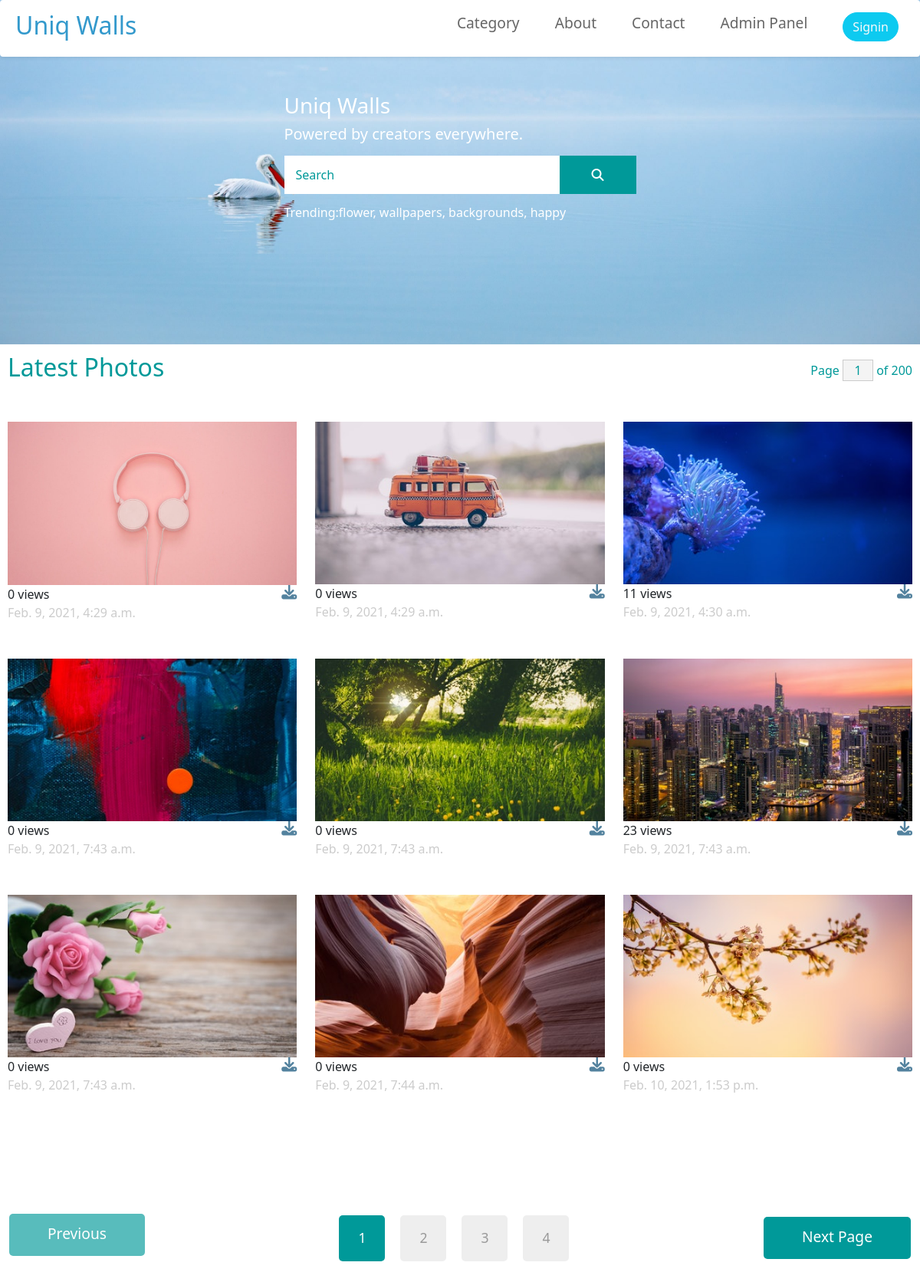
/, run on an earlier commit of the app's database.
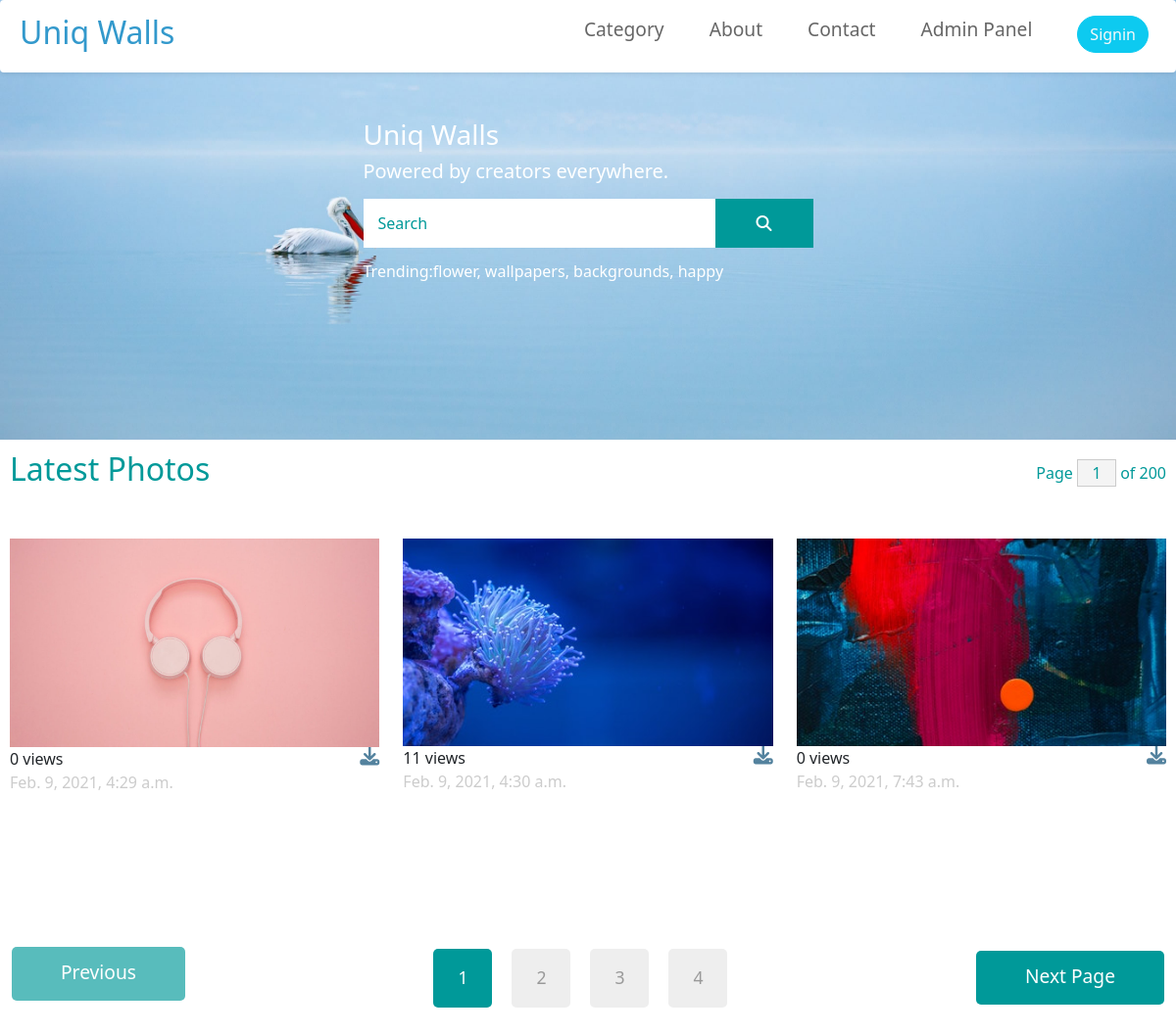
And on a later commit of the database.
### UniqApp/models.py (models this page shows, shortened)
class Image(models.Model):
    image = models.ImageField(upload_to='dynamic_img')
    title = models.CharField(max_length=100)
    category = models.ForeignKey(Category, on_delete=models.CASCADE)
    date = models.DateTimeField(auto_now_add=True)
    view_count = models.PositiveIntegerField(default=0)

### UniqApp/views.py (the view)
# urls.py: path('', HomeView.as_view(), name="home"),
class HomeView(TemplateView):
    template_name = 'index.html'
    def get_context_data(self, **kwargs):
        context = super().get_context_data(**kwargs)
        context["images"] = Image.objects.all()
        return context

### templates/index.html (shortened to what this page needs)
{% extends 'base.html' %}
{% load static %}
{% block photos %}
<div class="tm-hero d-flex justify-content-center align-items-center" id="serch-div" data-parallax="scroll" id="banner">
    <form class="d-flex tm-search-form" id="search-form">
        <input class="form-control tm-search-input" type="search" placeholder="Search" aria-label="Search">
        <button class="btn btn-outline-info tm-search-btn" type="submit">
            <i class="fas fa-search"></i>
        </button>
        <h3 id="uniq-name">Uniq Walls</h3><br>
        <h5 id="motto">Powered by creators everywhere.</h5>
        <p id="trending">Trending:flower, wallpapers, backgrounds, happy</p>
    </form>
</div>
<div class="row mb-4" id="img-div">
    <h2 class="col-6 tm-text-primary">
        Latest Photos
    </h2>
    <div class="col-6 d-flex justify-content-end align-items-center">
        <form action="" class="tm-text-primary">
            Page <input type="text" value="1" size="1" class="tm-input-paging tm-text-primary"> of 200
        </form>
    </div>
</div>
<div class="row tm-mb-90 tm-gallery" id="img-div">
    {% for img in images %}
        <div class="col-xl-4 col-lg-4 col-md-6 col-sm-6 col-12 mb-5">
            <img src="{{ img.image.url }}" alt="Image" class="img-fluid">
            <a href="{% get_media_prefix %}{{ img.image }}" download="{{ img.title }}.jpg">
                <i style="float: right;" class="fas fa-download fa-lg mt-2"></i>
            </a>
            <span>{{ img.view_count }} views</span><br>
            <span class="tm-text-gray-light">{{ img.date }}</span>
        </div>
    {% endfor %}
</div>
<div class="container-fluid tm-container-content tm-mt-60">
        <div class="row tm-mb-90">
            <div class="col-12 d-flex justify-content-between align-items-center tm-paging-col">
                <a href="javascript:void(0);" class="btn btn-primary tm-btn-prev mb-2 disabled">Previous</a>
                <div class="tm-paging d-flex">
                    <a href="javascript:void(0);" class="active tm-paging-link">1</a>
                    <a href="javascript:void(0);" class="tm-paging-link">2</a>
                    <a href="javascript:void(0);" class="tm-paging-link">3</a>
                    <a href="javascript:void(0);" class="tm-paging-link">4</a>
                </div>
                <a href="javascript:void(0);" class="btn btn-primary tm-btn-next">Next Page</a>
            </div>
        </div>
    </div>
{% endblock %}

### templates/base.html (shortened to what this page needs)
<!DOCTYPE html>
{% load static %}
<html lang="en">
<head>
    <link rel="stylesheet" href="{% static 'css/bootstrap.min.css' %}">
    <link rel="stylesheet" href="{% static 'fontawesome/css/all.min.css' %}">
    <link rel="stylesheet" href="{% static 'css/templatemo-style.css' %}">
    <link rel="stylesheet" href="{% static 'https://use.fontawesome.com/releases/v5.7.0/css/all.css' %}">
</head>
<body>
    <nav class="navbar navbar-expand-lg shadow-sm p-2 mb-5 rounded" id="navbar">
        <div class="container-fluid">
            <a class="navbar-brand" href="{% url 'home' %}">
                <h2>Uniq Walls</h2>
            </a>
            <div class="collapse navbar-collapse" id="navbarSupportedContent">
                <ul class="navbar-nav ml-auto mb-2 mb-lg-0">
                    <li class="nav-item">
                        <a class="nav-link nav-link-1" aria-current="page" href="{% url 'category' %}">Category</a>
                    </li>
                    <li class="nav-item">
                        <a class="nav-link nav-link-3" href="{% url 'about' %}">About</a>
                    </li>
                    <li class="nav-item">
                        <a class="nav-link nav-link-4" href="{% url 'contact' %}">Contact</a>
                    </li>
                    <li class="nav-item">
                        <a class="nav-link nav-link-2" href="{% url 'adminpage' %}">Admin Panel</a>
                    </li>
                    {% if user.is_authenticated %}
                    <li class="nav-item">
                        <a class="nav-link nav-link-" href="">Welcom {{user}}!</a>
                    </li>
                    <li class="nav-item">
                        <a class="nav-link nav-link-4" href="{% url 'logout' %}">Logout</a>
                    </li>
                    <li class="nav-item">
                        <a class="nav-link nav-link-4" href="{% url 'accountsprofile' %}"><i class="fas fa-user-circle"></i></a>
                    </li>
                    {% else %}
                    <li class="nav-item">
                        <a class="nav-link nav-link-" href="{% url 'login' %}"><button type="button" class="btn btn-info rounded-pill text-light">Signin</button></a>
                    </li>
                    {% endif %}
                </ul>
            </div>
        </div>
    </nav>
    {% block photos %}
    {% endblock %}
</body>
</html>

### templates/assets/css/templatemo-style.css (style rules this page uses)
p { line-height: 1.8; }
a { text-decoration: none; transition: all 0.3s ease; }
.container-fluid { max-width: 1770px; }
.btn { border-radius: 0; }
.btn-primary { background-color: #009999; border: 0; border-radius: 5px; padding: 12px 50px 14px; font-size: 1.2rem; }
.btn-primary.disabled, .btn-primary:disabled { background-color: #009999; pointer-events: all; cursor: not-allowed; }
.form-control { padding: 10px 20px; width: 100%; height: auto; }
.navbar-brand { color: #3399CC; font-size: 1.6rem; }
.tm-hero { min-height: 200px; background: transparent; }
.tm-mt-60 { margin-top: 60px; }
.tm-mb-90 { margin-bottom: 90px; }
.tm-text-primary { color: #009999; }
.tm-input-paging { width: 40px; border-radius: 0; border: 1px solid #CCCCCC; background: #f4f4f4; text-align: center; }
.nav-item { margin-right: 30px; }
.nav-item:last-child { margin-right: 0; }
.nav-link { color: #666666; border-bottom: 4px solid transparent; font-size: 1.2rem; }
.tm-search-input { width: 360px; border-radius: 0; padding: 12px 15px; color: #009999; border: none; }
.tm-search-input::placeholder { color: #009999; opacity: 1; }
.tm-search-btn { color: white; background-color: #009999; border: none; width: 100px; height: 50px; margin-left: -1px; }
p, .tm-text-gray { color: #999; }
.tm-text-gray-light { color: #CCC; }
.tm-paging-link { display: flex; justify-content: center; align-items: center; width: 60px; height: 60px; font-size: 1.1rem; color: #999; background-color: #EEEEEE; margin: 10px; border-radius: 5px; text-decoration: none; transition: all 0.3s ease; }
.tm-paging-link:hover, .tm-paging-link.active { background-color: #009999; color: #fff; }
.form-control, input:-internal-autofill-selected, select:not([multiple]) { color: #009999 !important; }
.form-control::placeholder { color: #009999; opacity: 1; }

### templates/index.html (style rules this page uses)
#uniq-name { position: absolute; margin-top: -82px; color: rgb(255, 255, 255); z-index: 10; }
#motto { position: absolute; margin-top: -40px; color: rgb(255, 255, 255); }
#trending { position: absolute; color: rgb(255, 255, 255); margin-top: 60px; }
#search-form { position: absolute; margin-top: 60px; margin-top: 5px; }
#img-div { padding: 10px; }
.fa-download { color: rgba(1, 71, 112, 0.678); }

### templates/base.html (style rules this page uses)
#navbar { position: fixed; z-index: 0; background-color: rgb(255, 255, 255); width: 100%; z-index: 99; }

What changed in the data, as far as the page shows it:
removed Image: image (picture), view_count "0", date "Feb. 9, 2021, 4:29 a.m."
removed Image: image (picture), view_count "0", date "Feb. 9, 2021, 7:43 a.m."
removed Image: image (picture), view_count "23", date "Feb. 9, 2021, 7:43 a.m."
removed Image: image (picture), view_count "0", date "Feb. 9, 2021, 7:43 a.m."
removed Image: image (picture), view_count "0", date "Feb. 9, 2021, 7:44 a.m."
removed Image: image (picture), view_count "0", date "Feb. 10, 2021, 1:53 p.m."
